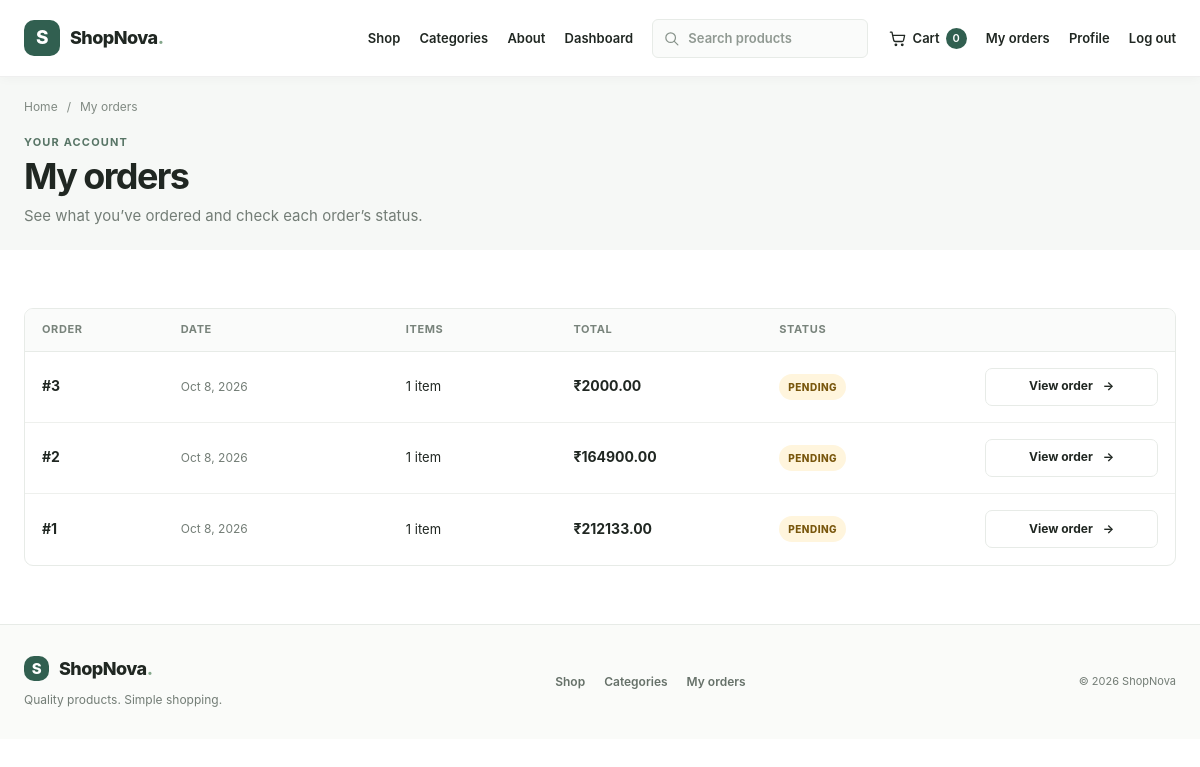
Page /orders/ (signed in) on the committed database.
### shop/models.py (models this page shows, shortened)
class Order(models.Model):
    class Status(models.TextChoices):
        PENDING = "pending", "Pending"
        CONFIRMED = "confirmed", "Confirmed"
        PROCESSING = "processing", "Processing"
        SHIPPED = "shipped", "Shipped"
        DELIVERED = "delivered", "Delivered"
        CANCELLED = "cancelled", "Cancelled"
    user = models.ForeignKey(
        settings.AUTH_USER_MODEL,
        related_name="orders",
        on_delete=models.PROTECT,
    )
    total = models.DecimalField(max_digits=12, decimal_places=2, default=0)
    status = models.CharField(max_length=20, choices=Status.choices, default=Status.PENDING)
    created_at = models.DateTimeField(auto_now_add=True)
    class Meta:
        ordering = ["-created_at", "-id"]

### shop/views.py (the view)
# urls.py: path("orders/", views.order_history, name="order_history"),
@login_required
def order_history(request):
    orders = Order.objects.filter(user=request.user)
    return render(request, "order_history.html", {"orders": orders})

### shop/context_processors.py (called while the page is built)
def cart_summary(request):
    cart = request.session.get("cart", {})
    count = 0
    if isinstance(cart, dict):
        for quantity in cart.values():
            try:
                count += max(0, int(quantity))
            except (TypeError, ValueError):
                continue
    return {"cart_item_count": count}

### templates/order_history.html (shortened to what this page needs)
{% extends "base.html" %}
{% block content %}
<section class="page-banner page-banner-small"><div class="container"><nav class="breadcrumbs" aria-label="Breadcrumb"><a href="{% url 'home' %}">Home</a><span>/</span><span>My orders</span></nav><span class="eyebrow">Your account</span><h1>My orders</h1><p>See what you’ve ordered and check each order’s status.</p></div></section>
<section class="section container">
  {% if orders %}
    <div class="orders-table">
      <div class="orders-table-head"><span>Order</span><span>Date</span><span>Items</span><span>Total</span><span>Status</span><span class="sr-only">Action</span></div>
      {% for order in orders %}
        <article class="orders-table-row"><strong class="order-label">#{{ order.id }}</strong><span class="order-date">{{ order.created_at|date:"M j, Y" }}</span><span>{{ order.items.count }} item{{ order.items.count|pluralize }}</span><strong>₹{{ order.total|floatformat:2 }}</strong><span class="status-badge status-{{ order.status }}">{{ order.get_status_display }}</span><a class="button button-secondary button-small" href="{% url 'order_detail' order.id %}">View order <span aria-hidden="true">→</span></a></article>
      {% endfor %}
    </div>
  {% else %}
    <div class="empty-state"><span class="empty-icon" aria-hidden="true">⌂</span><h2>You haven’t placed any orders yet</h2><p>When you find something you love, your orders will appear here.</p><a class="button" href="{% url 'product_list' %}">Start shopping <span aria-hidden="true">→</span></a></div>
  {% endif %}
</section>
{% endblock %}

### static/css/style.css (style rules this page uses)
:root { color-scheme: light; --primary: #315f50; --primary-dark: #23483b; --primary-soft: #edf4f0; --text: #202722; --text-muted: #737d76; --background: #f7f8f6; --surface: #fff; --border: #e7ebe7; --success: #16804a; --danger: #b63f35; --warning: #97620e; --radius: 12px; --radius-sm: 8px; --shadow: 0 12px 32px rgb(23 43 34 / 8%); --shadow-small: 0 3px 12px rgb(23 43 34 / 5%); --content-width: 1200px; }
* { box-sizing: border-box; }
html { min-width: 320px; scroll-behavior: smooth; scroll-padding-top: 92px; }
body { margin: 0; color: var(--text); background: var(--surface); font-family: Inter, ui-sans-serif, system-ui, -apple-system, "Segoe UI", sans-serif; font-size: 15px; line-height: 1.6; -webkit-font-smoothing: antialiased; }
a { color: inherit; text-decoration: none; }
button, a, select { -webkit-tap-highlight-color: transparent; }
h1, h2, h3, p { margin-top: 0; }
h1, h2, h3 { font-family: inherit; }
h1 { font-size: clamp(2.1rem, 4vw, 3.15rem); line-height: 1.12; letter-spacing: -.045em; }
.container { width: min(var(--content-width), calc(100% - 48px)); margin-inline: auto; }
.button { display: inline-flex; min-height: 48px; align-items: center; justify-content: center; gap: 10px; padding: 0 20px; border: 1px solid var(--primary); border-radius: 7px; color: #fff; background: var(--primary); font-size: 13px; font-weight: 700; line-height: 1.2; cursor: pointer; transition: background .18s ease, border-color .18s ease, color .18s ease, transform .18s ease, box-shadow .18s ease; }
.button-small { min-height: 38px; padding: 0 14px; font-size: 12px; }
.button-secondary, .button-outline { border-color: var(--border); color: var(--text); background: #fff; }
.eyebrow { display: inline-flex; align-items: center; gap: 8px; color: #587566; font-size: 10px; font-weight: 750; letter-spacing: 1.15px; text-transform: uppercase; }
.section { padding-block: 76px; }
.page-banner { padding: 36px 0 39px; background: #f6f8f6; }
.page-banner h1 { margin: 3px 0 7px; font-size: clamp(2rem, 3.3vw, 2.7rem); }
.page-banner p { margin: 0; color: var(--text-muted); font-size: 13px; }
.page-banner-small { padding-block: 24px 27px; }
.page-banner-small h1 { font-size: clamp(1.8rem, 3vw, 2.3rem); }
.breadcrumbs { display: flex; flex-wrap: wrap; gap: 9px; margin-bottom: 13px; color: #808a83; font-size: 10px; }
.orders-table { overflow: hidden; border: 1px solid var(--border); border-radius: 9px; background: #fff; }
.orders-table-head, .orders-table-row { display: grid; grid-template-columns: .65fr 1.1fr .8fr 1fr 1fr .9fr; align-items: center; gap: 14px; padding-inline: 17px; }
.orders-table-head { min-height: 43px; border-bottom: 1px solid var(--border); color: #78837b; background: #fafbfa; font-size: 9px; font-weight: 750; letter-spacing: .6px; text-transform: uppercase; }
.orders-table-row { min-height: 71px; border-bottom: 1px solid #eef0ed; font-size: 10px; }
.orders-table-row:last-child { border-bottom: 0; }
.orders-table-row > strong { font-size: 11px; }
.order-label { font-size: 11px; font-weight: 750; }
.order-date { color: var(--text-muted); font-size: 10px; }
.status-badge { display: inline-flex; width: max-content; align-items: center; padding: 5px 9px; border-radius: 20px; color: #59645d; background: #f0f2f0; font-size: 8px; font-weight: 800; letter-spacing: .45px; text-transform: uppercase; }
.status-pending { color: #79570d; background: #fff5dd; }
.eyebrow { font-size: 11px; }
.section { padding-block: 58px; }
.page-banner { padding-block: 30px 32px; }
.page-banner p { font-size: 15px; }
.page-banner-small { padding-block: 20px 22px; }
.breadcrumbs { font-size: 12px; }
.cart-table-head, .orders-table-head, .order-table-head { font-size: 11px; }
.orders-table-row { font-size: 13px; }
.orders-table-row > strong, .order-label { font-size: 14px; }
.order-date, .order-detail-header p { font-size: 12px; }
.status-badge { font-size: 10px; }

### rows in the picture
Order: id "3", created_at "Oct 8, 2026", items.count "1", total "2000.00", status "PENDING"
Order: id "2", created_at "Oct 8, 2026", items.count "1", total "164900.00", status "PENDING"
Order: id "1", created_at "Oct 8, 2026", items.count "1", total "212133.00", status "PENDING"

### other values in the picture
{{ cart_item_count }} "0"
